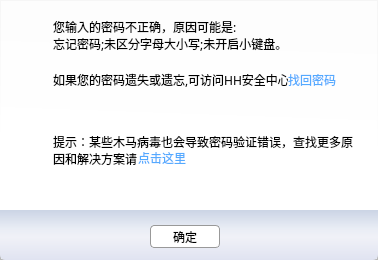
<?xml version="1.0" encoding="UTF-8"?>
<ui version="4.0">
 <class>VerifyImgFrame</class>
 <widget class="QFrame" name="VerifyImgFrame">
  <property name="geometry">
   <rect>
    <x>0</x>
    <y>0</y>
    <width>378</width>
    <height>260</height>
   </rect>
  </property>
  <property name="windowTitle">
   <string>Frame</string>
  </property>
  <property name="frameShape">
   <enum>QFrame::StyledPanel</enum>
  </property>
  <property name="frameShadow">
   <enum>QFrame::Raised</enum>
  </property>
  <widget class="QStackedWidget" name="stackedWidget">
   <property name="geometry">
    <rect>
     <x>0</x>
     <y>0</y>
     <width>378</width>
     <height>260</height>
    </rect>
   </property>
   <property name="currentIndex">
    <number>1</number>
   </property>
   <widget class="QWidget" name="page">
    <widget class="QFrame" name="frame">
     <property name="geometry">
      <rect>
       <x>0</x>
       <y>0</y>
       <width>378</width>
       <height>260</height>
      </rect>
     </property>
     <property name="font">
      <font>
       <family>黑体</family>
       <pointsize>10</pointsize>
      </font>
     </property>
     <property name="styleSheet">
      <string notr="true">QFrame#frame{
background-color: rgba(255, 255, 255, 220);
border-top-left-radius: 0px;border-top-right-radius: 0px;
border-bottom-left-radius: 5px;border-bottom-right-radius: 5px;
}</string>
     </property>
     <property name="frameShape">
      <enum>QFrame::StyledPanel</enum>
     </property>
     <property name="frameShadow">
      <enum>QFrame::Raised</enum>
     </property>
     <widget class="QLabel" name="label">
      <property name="geometry">
       <rect>
        <x>50</x>
        <y>15</y>
        <width>261</width>
        <height>20</height>
       </rect>
      </property>
      <property name="font">
       <font>
        <family>宋体</family>
        <pointsize>9</pointsize>
       </font>
      </property>
      <property name="text">
       <string>为了您的帐号安全，本次登陆需输验证码。</string>
      </property>
     </widget>
     <widget class="QLineEdit" name="lineEdit">
      <property name="geometry">
       <rect>
        <x>50</x>
        <y>43</y>
        <width>261</width>
        <height>23</height>
       </rect>
      </property>
      <property name="styleSheet">
       <string notr="true">QLineEdit#lineEdit::hover{   
	border:2px solid gray;
	
	border-top-color: qlineargradient(spread:pad, x1:0.534, y1:1, x2:0.545, y2:0, stop:0 rgba(36, 132, 238, 255), stop:0.982955 rgba(143, 192, 255, 0));
	border-right-color: qlineargradient(spread:pad, x1:0, y1:0.506, x2:1, y2:0.511364, stop:0 rgba(36, 132, 238, 255), stop:0.982955 rgba(143, 192, 255, 0));
	border-bottom-color: qlineargradient(spread:pad, x1:0.517, y1:0, x2:0.5, y2:1, stop:0 rgba(36, 132, 238, 255), stop:0.982955 rgba(143, 192, 255, 0));
	border-left-color: qlineargradient(spread:pad, x1:1, y1:0.579545, x2:0, y2:0.574, stop:0 rgba(36, 132, 238, 255), stop:0.982955 rgba(143, 192, 255, 0));
} </string>
      </property>
      <property name="placeholderText">
       <string>以下字符不区分大小写</string>
      </property>
     </widget>
     <widget class="QLabel" name="label_image">
      <property name="geometry">
       <rect>
        <x>7</x>
        <y>15</y>
        <width>36</width>
        <height>36</height>
       </rect>
      </property>
      <property name="styleSheet">
       <string notr="true">border-image: url(:/images/main_QQdoctortip36_attention.png);</string>
      </property>
      <property name="text">
       <string/>
      </property>
     </widget>
     <widget class="QLabel" name="verifyImg">
      <property name="geometry">
       <rect>
        <x>50</x>
        <y>80</y>
        <width>120</width>
        <height>50</height>
       </rect>
      </property>
      <property name="text">
       <string/>
      </property>
     </widget>
     <widget class="QLabel" name="label_2">
      <property name="geometry">
       <rect>
        <x>200</x>
        <y>117</y>
        <width>91</width>
        <height>16</height>
       </rect>
      </property>
      <property name="text">
       <string>看不清，换一张</string>
      </property>
     </widget>
     <widget class="QLabel" name="label_3">
      <property name="geometry">
       <rect>
        <x>48</x>
        <y>150</y>
        <width>161</width>
        <height>20</height>
       </rect>
      </property>
      <property name="font">
       <font>
        <family>黑体</family>
        <pointsize>9</pointsize>
        <weight>75</weight>
        <bold>true</bold>
       </font>
      </property>
      <property name="text">
       <string>需要验证的原因可能是：</string>
      </property>
     </widget>
     <widget class="QLabel" name="label_4">
      <property name="geometry">
       <rect>
        <x>42</x>
        <y>175</y>
        <width>191</width>
        <height>20</height>
       </rect>
      </property>
      <property name="text">
       <string>·您本次登陆地与常用登陆地不符，</string>
      </property>
     </widget>
     <widget class="QLabel" name="label_5">
      <property name="geometry">
       <rect>
        <x>42</x>
        <y>190</y>
        <width>201</width>
        <height>20</height>
       </rect>
      </property>
      <property name="text">
       <string>·您的网络有危及QQ用户安全的行为，</string>
      </property>
     </widget>
     <widget class="QPushButton" name="ok">
      <property name="geometry">
       <rect>
        <x>210</x>
        <y>220</y>
        <width>70</width>
        <height>24</height>
       </rect>
      </property>
      <property name="styleSheet">
       <string notr="true">QPushButton#ok{border-radius: 4px;
border:1px solid gray;
border-color: rgb(153, 153, 153);
background-color: rgb(255, 255, 255);}
QPushButton#ok::hover{border-radius: 4px;
border:1px solid gray;
border-color: rgb(153, 153, 153);
	background-color: rgba(170, 255, 255, 150);
}</string>
      </property>
      <property name="text">
       <string>确定</string>
      </property>
     </widget>
     <widget class="QPushButton" name="cancel">
      <property name="geometry">
       <rect>
        <x>285</x>
        <y>220</y>
        <width>70</width>
        <height>24</height>
       </rect>
      </property>
      <property name="styleSheet">
       <string notr="true">QPushButton#cancel{border-radius: 4px;
border:1px solid gray;
border-color: rgb(153, 153, 153);
background-color: rgb(255, 255, 255);}
QPushButton#cancel::hover{border-radius: 4px;
border:1px solid gray;
border-color: rgb(153, 153, 153);
	background-color: rgba(170, 255, 255, 150);
}</string>
      </property>
      <property name="text">
       <string>取消</string>
      </property>
     </widget>
    </widget>
   </widget>
   <widget class="QWidget" name="page_2">
    <widget class="QFrame" name="frame_2">
     <property name="geometry">
      <rect>
       <x>0</x>
       <y>0</y>
       <width>378</width>
       <height>210</height>
      </rect>
     </property>
     <property name="styleSheet">
      <string notr="true">QFrame#frame_2{
	background-color: qlineargradient(spread:pad, x1:0.466182, y1:0.688, x2:0.511, y2:0, stop:0 rgba(255, 255, 255, 255), stop:1 rgba(255, 255, 255, 220));
border-radius: 0px;
}</string>
     </property>
     <property name="frameShape">
      <enum>QFrame::StyledPanel</enum>
     </property>
     <property name="frameShadow">
      <enum>QFrame::Raised</enum>
     </property>
     <widget class="QLabel" name="label_image_2">
      <property name="geometry">
       <rect>
        <x>7</x>
        <y>15</y>
        <width>36</width>
        <height>36</height>
       </rect>
      </property>
      <property name="styleSheet">
       <string notr="true">border-image: url(:/images/main_QQdoctortip36_attention.png);</string>
      </property>
      <property name="text">
       <string/>
      </property>
     </widget>
     <widget class="QLabel" name="label_6">
      <property name="geometry">
       <rect>
        <x>53</x>
        <y>15</y>
        <width>261</width>
        <height>41</height>
       </rect>
      </property>
      <property name="font">
       <font>
        <family>宋体</family>
        <pointsize>9</pointsize>
       </font>
      </property>
      <property name="text">
       <string>您输入的密码不正确，原因可能是:
忘记密码;未区分字母大小写;未开启小键盘。</string>
      </property>
     </widget>
     <widget class="QLabel" name="label_7">
      <property name="geometry">
       <rect>
        <x>53</x>
        <y>70</y>
        <width>235</width>
        <height>20</height>
       </rect>
      </property>
      <property name="font">
       <font>
        <family>宋体</family>
        <pointsize>9</pointsize>
       </font>
      </property>
      <property name="text">
       <string>如果您的密码遗失或遗忘,可访问HH安全中心</string>
      </property>
     </widget>
     <widget class="QLabel" name="label_8">
      <property name="geometry">
       <rect>
        <x>288</x>
        <y>70</y>
        <width>54</width>
        <height>20</height>
       </rect>
      </property>
      <property name="styleSheet">
       <string notr="true">color: rgb(85, 170, 255);</string>
      </property>
      <property name="text">
       <string>找回密码</string>
      </property>
     </widget>
     <widget class="QLabel" name="label_9">
      <property name="geometry">
       <rect>
        <x>53</x>
        <y>130</y>
        <width>301</width>
        <height>41</height>
       </rect>
      </property>
      <property name="font">
       <font>
        <family>宋体</family>
        <pointsize>9</pointsize>
       </font>
      </property>
      <property name="text">
       <string>提示：某些木马病毒也会导致密码验证错误，查找更多原
因和解决方案请</string>
      </property>
     </widget>
     <widget class="QLabel" name="label_10">
      <property name="geometry">
       <rect>
        <x>138</x>
        <y>150</y>
        <width>54</width>
        <height>15</height>
       </rect>
      </property>
      <property name="font">
       <font>
        <family>宋体</family>
       </font>
      </property>
      <property name="styleSheet">
       <string notr="true">color: rgb(85, 170, 255);</string>
      </property>
      <property name="text">
       <string>点击这里</string>
      </property>
     </widget>
    </widget>
    <widget class="QFrame" name="frame_3">
     <property name="geometry">
      <rect>
       <x>0</x>
       <y>210</y>
       <width>378</width>
       <height>50</height>
      </rect>
     </property>
     <property name="styleSheet">
      <string notr="true">QFrame#frame_3{border-bottom-left-radius: 5px;border-bottom-right-radius: 5px;
background-color: qlineargradient(spread:pad, x1:0.505682, y1:0, x2:0.506, y2:1, stop:0 rgba(203, 212, 229, 255), stop:0.369318 rgba(233, 237, 245, 255), stop:0.545455 rgba(240, 241, 247, 255), stop:1 rgba(224, 227, 241, 255));}</string>
     </property>
     <property name="frameShape">
      <enum>QFrame::StyledPanel</enum>
     </property>
     <property name="frameShadow">
      <enum>QFrame::Raised</enum>
     </property>
     <widget class="QPushButton" name="pushButton">
      <property name="geometry">
       <rect>
        <x>150</x>
        <y>15</y>
        <width>70</width>
        <height>23</height>
       </rect>
      </property>
      <property name="styleSheet">
       <string notr="true">QPushButton#pushButton{border-radius: 4px;
border:1px solid gray;
border-color: rgb(153, 153, 153);
background-color: rgb(255, 255, 255);}
QPushButton#pushButton::hover{border-radius: 4px;
border:1px solid gray;
border-color: rgb(153, 153, 153);
	background-color: rgba(170, 255, 255, 150);
}</string>
      </property>
      <property name="text">
       <string>确定</string>
      </property>
      <property name="flat">
       <bool>true</bool>
      </property>
     </widget>
    </widget>
   </widget>
  </widget>
 </widget>
 <resources/>
 <connections/>
</ui>
